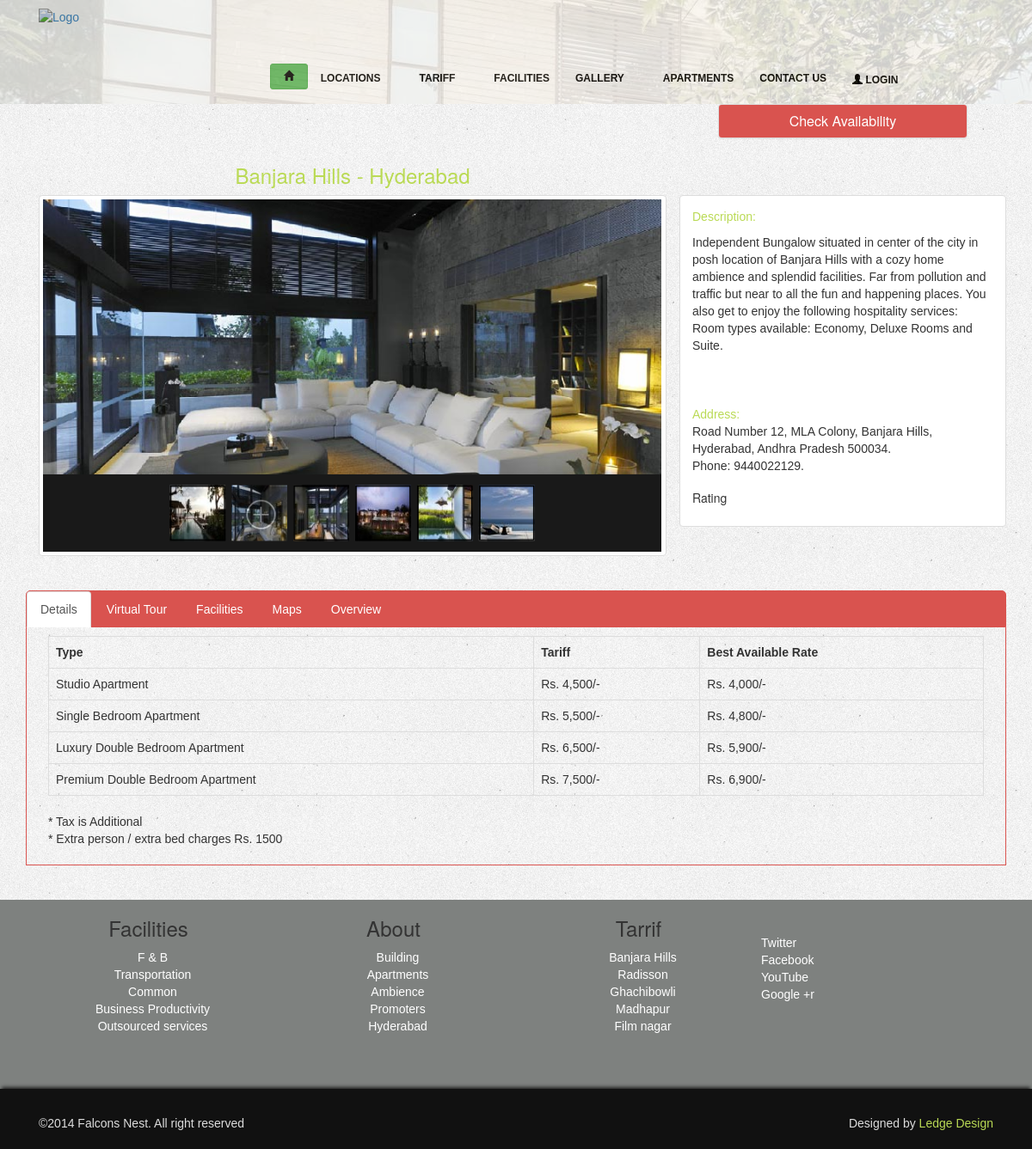
Page /branch.php?id=1 on the committed database.
### tables this page shows
CREATE TABLE IF NOT EXISTS `galleryimages` (
  `id` int(20) NOT NULL AUTO_INCREMENT,
  `gal_id` int(20) NOT NULL DEFAULT '0',
  `title` varchar(200) NOT NULL,
  `image` text NOT NULL,
  `thumb` text NOT NULL,
  `status` int(1) NOT NULL,
  `createdOn` varchar(50) NOT NULL,
  `updatedOn` varchar(50) NOT NULL,
  PRIMARY KEY (`id`)
);

CREATE TABLE IF NOT EXISTS `footer` (
  `id` int(20) NOT NULL AUTO_INCREMENT,
  `title` varchar(200) NOT NULL,
  `footer` text NOT NULL,
  `status` int(1) NOT NULL,
  `createdOn` varchar(50) NOT NULL,
  `updatedOn` varchar(50) NOT NULL,
  PRIMARY KEY (`id`)
);

### branch_content.php (the view, shortened to what this page needs)
<div class="container">
    <div class="row-fluid">
        <div class="col-sm-8">
        </div>
        <div class="col-sm-4">
            <?php include_once 'checkAvail1.php'; ?>
        </div>
    </div>
</div>
<?php
$data = array();
if(isset($_GET['id']) && !empty($_GET['id']))
{
    $strSQL = "SELECT
	gi.id,g.id as galId, gi.gal_id,gi.title, gi.image,gi.thumb,
	g.galleryName,g.description,g.address,
	g.details,g.virtualTour,g.facility,g.maps,g.overview,g.galleryName
FROM galleryimages gi join gallery g
where g.getId='".$_GET['id']."' AND gi.gal_id=g.getId AND g.status=1";
}
$rs = mysql_query($strSQL);
if (!empty($rs)) {
    while ($row = mysql_fetch_array($rs)) {
        $data[$row['gal_id']]['id'] = $row['galId'];
        $data[$row['gal_id']]['title'] = $row['galleryName'];
        $data[$row['gal_id']]['description'] = $row['description'];
        $data[$row['gal_id']]['address'] = $row['address'];
        $data[$row['gal_id']]['details'] = $row['details'];
        $data[$row['gal_id']]['virtualTour'] = $row['virtualTour'];
        $data[$row['gal_id']]['facilities'] = $row['facility'];
        $data[$row['gal_id']]['map'] = $row['maps'];
        $data[$row['gal_id']]['overview'] = $row['overview'];
        $data[$row['gal_id']]['photo'][$row['id']]['gal'] = $row['image'];
        $data[$row['gal_id']]['photo'][$row['id']]['thumb'] = $row['thumb'];
    }
}
?>
<?php
if (!empty($data)) {
    $i = 0;
    foreach ($data as $key => $value) {
        $i++;
        ?>
        <div class="container">
            <div class="row-fluid">
                <div class="col-sm-8">
                    <center><h3 class="branch_title_color"><?php echo $value['title']; ?></h3></center>
                </div>
                <div class="col-sm-4">
                </div>
            </div>
            <div class="row-fluid">
                <div class="col-sm-8">
                    <div class="thumbnail">
                        <div style="width: 99.9%;">
                            <div id="slider<?php echo $i; ?>_container" style="position: relative; top: 0px; left: 0px; width: 800px;
                                 height: 456px; background: #191919; overflow: hidden;">
                                <div u="slides" style="cursor: move; position: absolute; left: 0px; top: 0px; width: 800px; height: 356px; overflow: hidden;">
                                    <?php foreach ($value['photo'] as $key1 => $value1) { ?>
                                        <div>
                                            <img u="image" src="<?php echo $value1['gal']; ?>" />
                                            <img u="thumb" src="<?php echo $value1['thumb']; ?>" />
                                        </div>
                                    <?php } ?>
                                </div>
                                <div u="thumbnavigator" class="jssort01" style="position: absolute; width: 800px; height: 100px; left:0px; bottom: 0px;">
                                    <div u="slides" style="cursor: move;">
                                        <div u="prototype" class="p" style="position: absolute; width: 72px; height: 72px; top: 0; left: 0;">
                                            <div class=w><thumbnailtemplate style=" width: 100%; height: 100%; border: none;position:absolute; top: 0; left: 0;"></thumbnailtemplate></div>
                                            <div class=c>
                                            </div>
                                        </div>
                                    </div>
                                </div>
                            </div>
                        </div>
                    </div>
                </div>
                <div class="col-sm-4 thumbnail">
                    <div class="tabPad">
                        <p>
                            <span class="branch_title_color">Description: </span>
                            <?php echo $value['description']; ?><br><br>
                        </p>
                        <address>
                            <span class="branch_title_color">Address: </span>
                            <?php echo $value['address']; ?>
                        </address>
                        <h5>Rating</h5>
                    </div>
                </div>
            </div>
        </div>
        <br/><br/>
        <div class="container">
            <ul class="nav nav-tabs" id="myTab">
                <li class="active"><a data-toggle="tab" href="#detail<?php echo $i; ?>">Details</a></li>
                <li class=""><a data-toggle="tab" href="#tour<?php echo $i; ?>">Virtual Tour</a></li>
                <li class=""><a data-toggle="tab" href="#fac<?php echo $i; ?>">Facilities</a></li>
                <li class=""><a data-toggle="tab" href="#locMap<?php echo $i; ?>" onClick="performOperation('mapLoad.php',<?php echo $value['id']; ?>, '#locMap'+<?php echo $i; ?>)">Maps</a></li>
                <li class=""><a data-toggle="tab" href="#oview<?php echo $i; ?>">Overview</a></li>
            </ul>
            <div class="tab-content navTabBorder" id="myTabContent">
                <div id="detail<?php echo $i; ?>" class="tab-pane fade active in tabCont">
                    <div class="container section">
                        <?php echo $value['details']; ?>
                    </div>
                </div>
            </div>
        </div>
        <br/><br/>
    <?php }
}
?>

### footer1.php (shortened to what this page needs)
<div class="container-fluid" id="foot">
    <div class="col-sm-12" id="footTop">
        <div class="container">
            <?php
            $strSQL = "SELECT * FROM footer where status=1 order by updatedOn DESC LIMIT 3";
            $rs = mysql_query($strSQL);
            if (!empty($rs)) {
                 while ($row = mysql_fetch_array($rs)) {
                ?>
                <div class="col-sm-3 text-center">
                    <h3><?php echo $row['title']; ?></h3>
                    <?php echo $row['footer']; ?>
                </div>
                <?php
            } }
            ?>
            <div class="col-sm-3" style="color:#999;">
                <br/><br/>
                <div class="col-sm-12">
                    <div class="social-icons">
                        <ul>
                            <li class="twitter" style="color: #f0f0f0; border-radius:50%;">
                                <a href="http://www.twitter.com" target="_blank" class="img-circle">Twitter</a>
                            </li>
                            <li class="facebook" style="color: #f0f0f0; border-radius:50%;">
                                <a href="http://facebook.com" target="_blank" class="img-circle">Facebook</a>
                            </li>
                            <li class="youtube" style="color: #f0f0f0; border-radius:50%;">
                                <a href="http://youtube.com" target="_blank" class="img-circle">YouTube</a>
                            </li>
                            <li class="googleplus" style="color: #f0f0f0; border-radius:50%;">
                                <a href="http://gmail.com" target="_blank" class="img-circle">Google +r</a>
                            </li>
                        </ul>
                    </div>
                </div>
            </div>
        </div>
    </div>
    <div class="col-sm-12" id="footBot">
        <div class="container">
            <div class="col-sm-4">
                <p id="footLeft">
                    ©2014 Falcons Nest. All right reserved
                </p>
            </div>
            <div class="col-sm-4">
            </div>
            <div class="col-sm-4">
                <p id="footRight">
                    Designed by
                    <a target="_blank" href="">
                        Ledge Design
                    </a>
                </p>
            </div>
        </div>
    </div>
</div>
<link rel="stylesheet" href="date/base/jquery.ui.all.css">

### menu/megamenu.css (style rules this page uses)
body { font-family:Arial, Helvetica, sans-serif; }

### css/custom.css (style rules this page uses)
body { background: #ddd url(../images/bg.jpg) repeat top left; }
.thumbnail { position:relative; overflow:hidden; }
a, a:hover, a:active, a:focus { outline: 0; }
#foot { background-color: #7E817F; }
#footTop { min-height: 200px; }
#footBot { background: none repeat scroll 0 0 #111; box-shadow: 0 -4px 4px -2px #222; color: #ddd; margin: 20px 0 0; padding: 30px 0 10px 0; text-shadow: none; }
#footLeft { text-align: left; }
#footRight { text-align: right; }
#footRight a { color: #bada55; text-decoration: none; }
.social-icons ul { margin-left: 0px; padding-left: 0px; }
.branch_title_color { color: #bada55; }
.jssort01 .c { width: 100% !important; height: 100% !important; }
.navTabBorder { border: #d9534f solid 1px; border-top: 0px; }
.nav { background-color: #d9534f; border-top-left-radius: 5px; border-top-right-radius: 5px; border: #d9534f solid 1px; }
.nav li a { color: #FFF; }
.tabCont , .tabPad { padding: 10px; }

### branch_content.php (style rules this page uses)
.jssort01 .w { position: absolute; top: 0px; left: 0px; width: 100%; height: 100%; }
.jssort01 .c { position: absolute; top: 0px; left: 0px; width: 68px; height: 68px; border: #000 2px solid; }
.jssort01 .p:hover .c, .jssort01 .pav:hover .c, .jssort01 .pav .c { background: url(gallery/img/t01.png) center center; border-width: 0px; top: 2px; left: 2px; width: 68px; height: 68px; }

### footer1.php (style rules this page uses)
#foot #footTop .container .col-sm-3 ul { margin-left: -30px; }
#foot #footTop .container .col-sm-3 li { list-style: none; }
#foot #footTop .container .col-sm-3 li a { line-height: 15px; color: #FFF; }

### rows in the picture
galleryimages: thumb (picture)
galleryimages: image (picture)
galleryimages: thumb (picture)
galleryimages: thumb (picture)
galleryimages: thumb (picture)
galleryimages: thumb (picture)
footer: title "Facilities", footer "F & B Transportation Common Business Productivity Outsourced services"
footer: title "About", footer "Building Apartments Ambience Promoters Hyderabad"
footer: title "Tarrif", footer "Banjara Hills Radisson Ghachibowli Madhapur Film nagar"

### other values in the picture
$value['title'] "Banjara Hills - Hyderabad"
$value['address'] "Road Number 12, MLA Colony, Banjara Hills, Hyderabad, Andhra Pradesh 500034. Phone: 9440022129."
